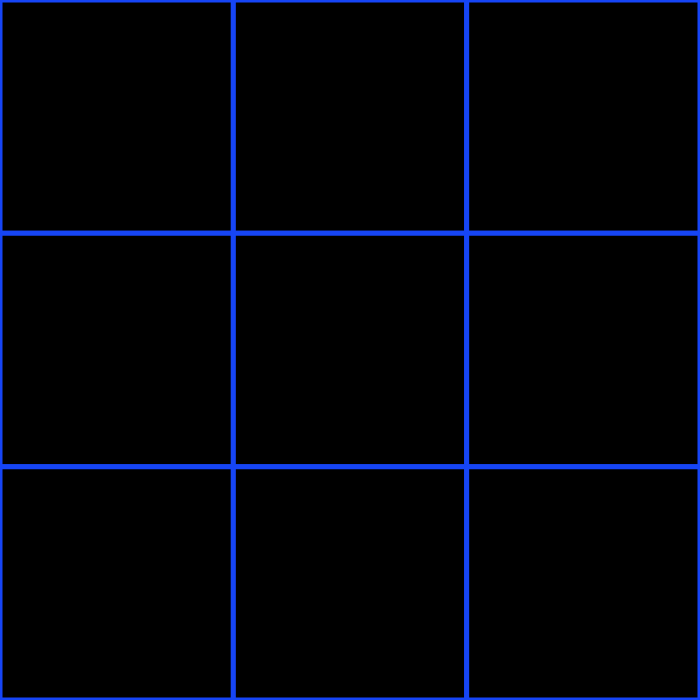
Frame 1 (no input)
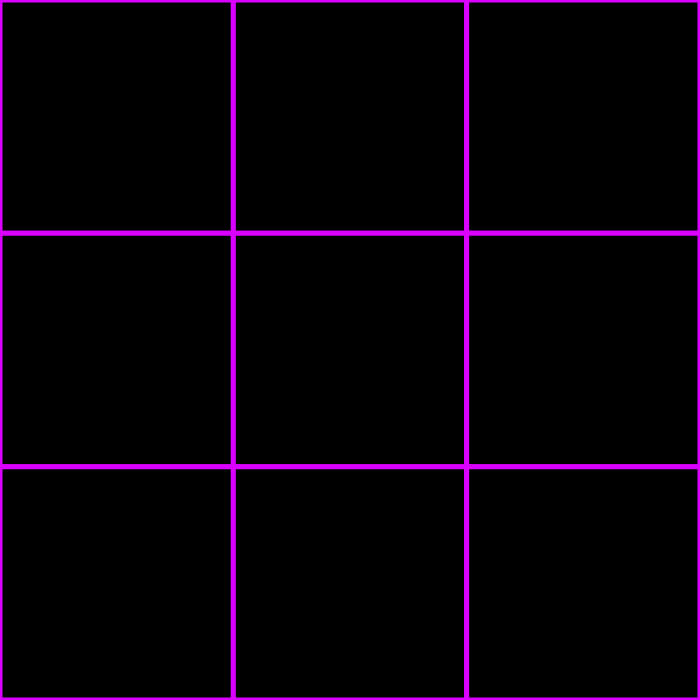
Frame 60 (no input)
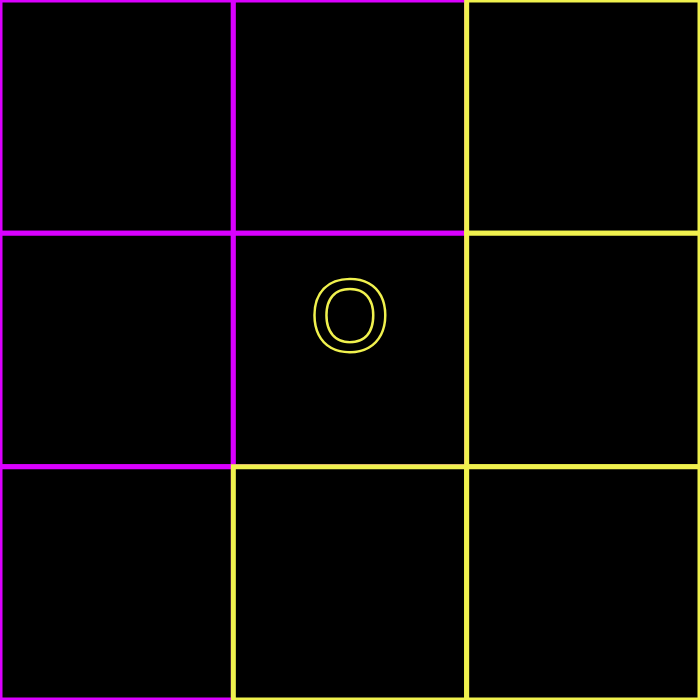
Frame 120 (the mouse pressed at the canvas centre since frame 60)

The p5.js sketch that drew these frames (run headless with seeded random() and noise() and a simulated clock; from frame 60 on, the mouse is pressed at the canvas centre):

// p5.js sketch
// ── sketch.js



let players =["X","O"];
let currentPlayer; 
let playerWin = false;
let ghost;
let pacMan;

let cells = 3;
let sizeBoard;
let rows =3;
let board =[];
let winWay;
let winnerText;




function setup() {
  createCanvas(700, 700);
  background(18, 17, 17);
  

  currentPlayer = players[floor(random(2))];
  

  for(let i=0; i<cells; i++){
    board[i]=[];

    for(let j=0; j<rows; j++){

      board[i][j] = 0;
    }
  }
  
  stroke(22,69,245);
  strokeWeight(5);
  sizeBoard =width/cells;
  
 


 
}

function draw() {
  drawBoard();
  drawPlayerWin();
};

  

  function drawBoard(){
    for(let i =0; i<cells;  i++){
       for(let j =0; j<rows; j++){
        
        fill	(0,0,0);
        rect(i*sizeBoard,j*sizeBoard,sizeBoard,sizeBoard);

        if(board[i][j]!=0){

          stroke(	240,241,78)
          textSize(100);
          textAlign(CENTER);
          text(board[i][j], sizeBoard/2 + i*sizeBoard, sizeBoard/2 + j*sizeBoard);
        };
      }
    }


  }

  function mousePressed(){
    
    let index = [floor(mouseX/sizeBoard),floor( mouseY/sizeBoard)]
      move(index[0],index[1]);
      winner();
}

  function move(xPos,yPos){
     if(board[xPos][yPos] == 0){
         board[xPos][yPos] = currentPlayer;

      
      winnerText = currentPlayer;

      if(currentPlayer == "X"){
        
        currentPlayer= "O"

      }else {
        
        currentPlayer = "X"
      }

      }else{

        print("already used!");

      }
    }

    function winner(){
      for(let i=0; i<cells; i++){
        
        
        if(board[i][0] == board[i][1] && board[i][1] == board[i][2] && board[i][0]!=0){
            playerWin = true;
            winWay = [1, i];
        }
      }

      for( let i=0; i<rows; i++){
        if(board[0][i] == board[1][i] && board[1][i] == board[2][i] && board[0][i]!=0){

        playerWin = true;
        winWay = [2, 1];
      }
    }

      
        if(board[0][0] == board[1][1] && board[1][1] == board[2][2] && board[0][0]!=0){

        playerWin=true;
        winWay = [3,0];
      }

      if(board[0][2] == board[1][1] && board[1][1] == board[2][0] && board[2][0]!=0){

        playerWin=true;
        winWay=[4,0];
      }
      print(playerWin);
    }

    function drawPlayerWin(){
      stroke (218,0,255);
      strokeWeight(5);

      if(playerWin){
        
        textAlign(CENTER);
        textSize(100);
        text(winnerText + " " + "Clapped you!",width/2, height/2);
        
        if(winWay[0] == 1){
         
          //vertical lines
          line(sizeBoard/2 + winWay[1]*sizeBoard, sizeBoard/2 + 0*sizeBoard, sizeBoard/2 + winWay[1]*sizeBoard, sizeBoard/2 + 2*sizeBoard)

        }else if (winWay[0] ==2){
          // I couldn't figure out the math for horizontal lines

         
          //diagonal line
        }else if(winWay[0] ==3){
          line(sizeBoard/2,sizeBoard/2,sizeBoard/2+2*sizeBoard,sizeBoard/2+2*sizeBoard)

          // diagonal line 2
        }else if (winWay[0]== 4){
          line(sizeBoard/2+2*sizeBoard,sizeBoard/2,sizeBoard/2,sizeBoard/2+2*sizeBoard)

        }
      }
    }

    
    

  
    
